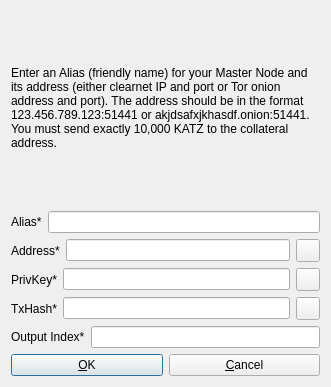
<?xml version="1.0" encoding="UTF-8"?>
<ui version="4.0">
 <class>AddEditAdrenalineNode</class>
 <widget class="QDialog" name="AddEditAdrenalineNode">
  <property name="geometry">
   <rect>
    <x>0</x>
    <y>0</y>
    <width>331</width>
    <height>387</height>
   </rect>
  </property>
  <property name="windowTitle">
   <string>Add/Edit Katz-Coin Node</string>
  </property>
  <property name="styleSheet">
   <string notr="true"/>
  </property>
  <property name="modal">
   <bool>true</bool>
  </property>
  <layout class="QVBoxLayout" name="verticalLayout">
   <item>
    <widget class="QLabel" name="label_9">
     <property name="sizePolicy">
      <sizepolicy hsizetype="Preferred" vsizetype="Expanding">
       <horstretch>0</horstretch>
       <verstretch>0</verstretch>
      </sizepolicy>
     </property>
     <property name="text">
      <string>&lt;html&gt;&lt;head/&gt;&lt;body&gt;&lt;p&gt;Enter an Alias (friendly name) for your Master Node and its address (either clearnet IP and port or Tor onion address and port). The address should be in the format 123.456.789.123:51441 or akjdsafxjkhasdf.onion:51441. You must send exactly 10,000 KATZ to the collateral address.&lt;/p&gt;&lt;/body&gt;&lt;/html&gt;</string>
     </property>
     <property name="wordWrap">
      <bool>true</bool>
     </property>
    </widget>
   </item>
   <item>
    <layout class="QHBoxLayout" name="horizontalLayout_4">
     <property name="bottomMargin">
      <number>0</number>
     </property>
     <item>
      <widget class="QLabel" name="label_4">
       <property name="text">
        <string>Alias*</string>
       </property>
      </widget>
     </item>
     <item>
      <widget class="QLineEdit" name="aliasLineEdit"/>
     </item>
    </layout>
   </item>
   <item>
    <layout class="QHBoxLayout" name="horizontalLayout_5">
     <property name="bottomMargin">
      <number>0</number>
     </property>
     <item>
      <widget class="QLabel" name="label_6">
       <property name="text">
        <string>Address*</string>
       </property>
      </widget>
     </item>
     <item>
      <widget class="QLineEdit" name="addressLineEdit"/>
     </item>
     <item>
      <widget class="QToolButton" name="AddEditAddressPasteButton">
       <property name="toolTip">
        <string>Paste address from clipboard</string>
       </property>
       <property name="text">
        <string/>
       </property>
       <property name="icon">
        <iconset resource="../bitcoin.qrc">
         <normaloff>:/icons/editpaste</normaloff>:/icons/editpaste</iconset>
       </property>
       <property name="shortcut">
        <string>Alt+P</string>
       </property>
      </widget>
     </item>
    </layout>
   </item>
   <item>
    <layout class="QHBoxLayout" name="horizontalLayout_3">
     <property name="bottomMargin">
      <number>0</number>
     </property>
     <item>
      <widget class="QLabel" name="label_5">
       <property name="text">
        <string>PrivKey*</string>
       </property>
      </widget>
     </item>
     <item>
      <widget class="QLineEdit" name="privkeyLineEdit"/>
     </item>
     <item>
      <widget class="QToolButton" name="AddEditPrivkeyPasteButton">
       <property name="toolTip">
        <string>Paste address from clipboard</string>
       </property>
       <property name="text">
        <string/>
       </property>
       <property name="icon">
        <iconset resource="../bitcoin.qrc">
         <normaloff>:/icons/editpaste</normaloff>:/icons/editpaste</iconset>
       </property>
       <property name="shortcut">
        <string>Alt+P</string>
       </property>
      </widget>
     </item>
    </layout>
   </item>
   <item>
    <layout class="QHBoxLayout" name="horizontalLayout_2">
     <property name="bottomMargin">
      <number>0</number>
     </property>
     <item>
      <widget class="QLabel" name="label_2">
       <property name="text">
        <string>TxHash*</string>
       </property>
      </widget>
     </item>
     <item>
      <widget class="QLineEdit" name="txhashLineEdit"/>
     </item>
     <item>
      <widget class="QToolButton" name="AddEditTxhashPasteButton">
       <property name="toolTip">
        <string>Paste address from clipboard</string>
       </property>
       <property name="text">
        <string/>
       </property>
       <property name="icon">
        <iconset resource="../bitcoin.qrc">
         <normaloff>:/icons/editpaste</normaloff>:/icons/editpaste</iconset>
       </property>
       <property name="shortcut">
        <string>Alt+P</string>
       </property>
      </widget>
     </item>
    </layout>
   </item>
   <item>
    <layout class="QHBoxLayout" name="horizontalLayout_8">
     <property name="bottomMargin">
      <number>0</number>
     </property>
     <item>
      <widget class="QLabel" name="label_8">
       <property name="text">
        <string>Output Index*</string>
       </property>
      </widget>
     </item>
     <item>
      <widget class="QLineEdit" name="outputindexLineEdit"/>
     </item>
    </layout>
   </item>
   <item>
    <layout class="QHBoxLayout" name="horizontalLayout_Buttons">
     <item>
      <widget class="QPushButton" name="okButton">
       <property name="text">
        <string>&amp;OK</string>
       </property>
      </widget>
     </item>
     <item>
      <widget class="QPushButton" name="cancelButton">
       <property name="text">
        <string>&amp;Cancel</string>
       </property>
       <property name="autoDefault">
        <bool>false</bool>
       </property>
      </widget>
     </item>
    </layout>
   </item>
  </layout>
 </widget>
 <resources>
  <include location="../bitcoin.qrc"/>
 </resources>
 <connections/>
</ui>
